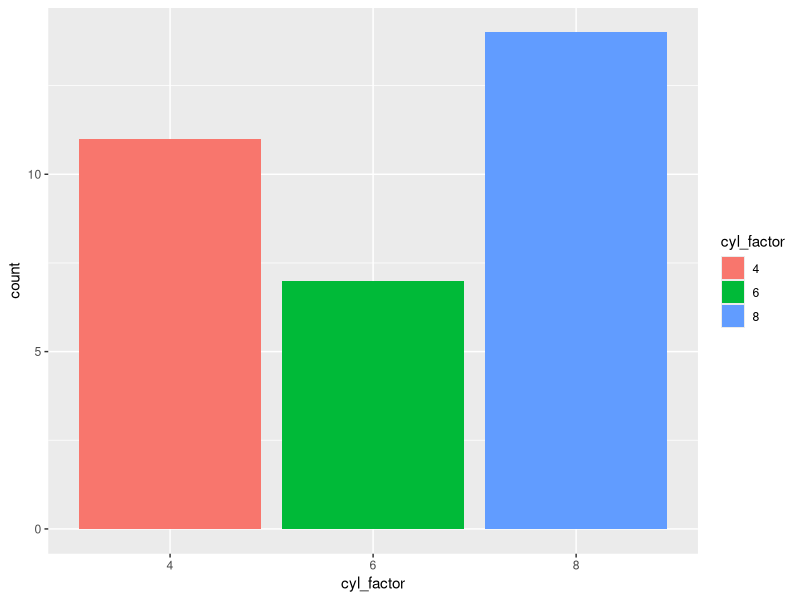
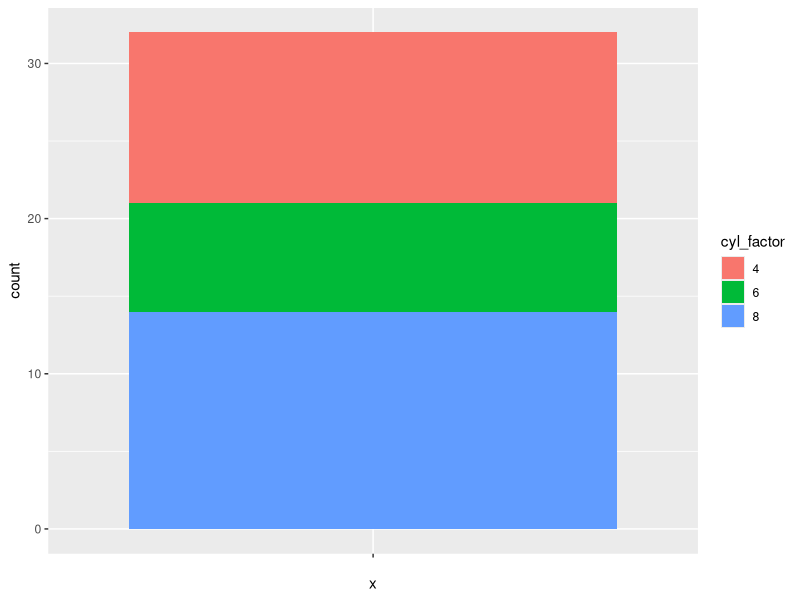
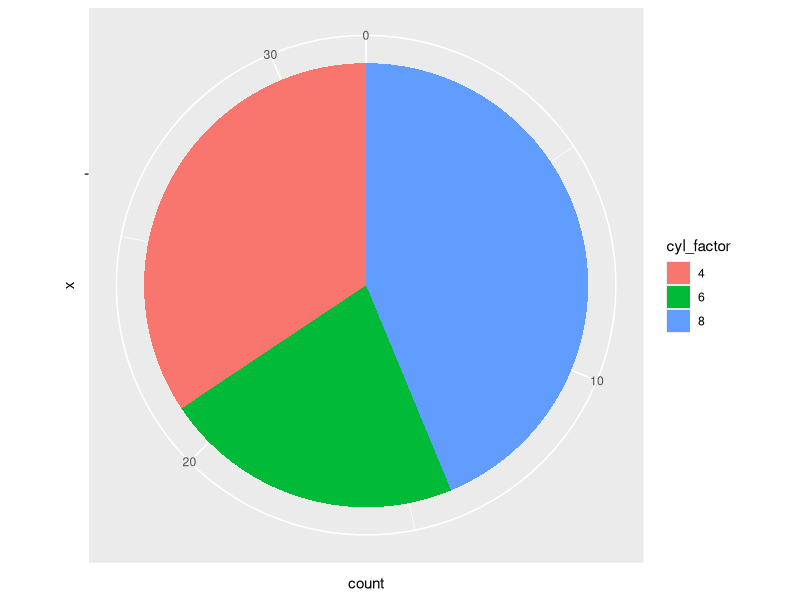

Recreate these plots in R, in order.
# R Packages for visualization are ggplot2( most categories of charts),leaflet(For Maps)

# Create Pie Chart using ggplot,tidyverse or dplyr library need to follow 2 things:
# 1) No variables on x-axis, so create an empty one by setting the x argument to an empty string
# 2) Need to change the position argument from "dodge" to "stack"

# Install the packages 
# qplot() provides a quick and easy way to plot data
# ggplot() provides the most flexibility to plot data

# We use coord_polar() function to produce pie charts, just a stacked bar plot in polar coordinates
# Create a grouped bar chart from a stacked bar chart by applying the polar coordinates.
# Create a pie chart using ggplot(), Transform the stacked bar chart into polar co-ordinates which essentially means converting it into a circle.


# 1) To create Grouped Bar Chart
# a) Covert "cyl" column to factor
# b) Using "as.factor()" on a column makes it easier to work with categorical data,as it converts column to a table


install.packages("ggplot2")
install.packages("tidyverse")

library("ggplot2")
library("tidyverse")

# Conversion of "cyl" to factor
# Uses the tidyverse way to create a new variable, using the mutate()

mtcars<-mtcars%>%
  mutate(cyl_factor=as.factor(cyl))

#Step 1:
ggplot(mtcars,
       aes(x=cyl_factor, 
           fill=cyl_factor))+geom_bar(position="dodge") #dodge creates different bar for each factor level of cyl_factor
#Step 2:
ggplot(data=mtcars,
       aes(x="",
           fill=cyl_factor))+geom_bar(position="stack")

# Create the pie chart:

ggplot(data=mtcars,
       aes(x="", fill=cyl_factor))+
  geom_bar(position="stack")+
  coord_polar(theta="y") # theta = Angle, y = Count of each category of the cylinders.
